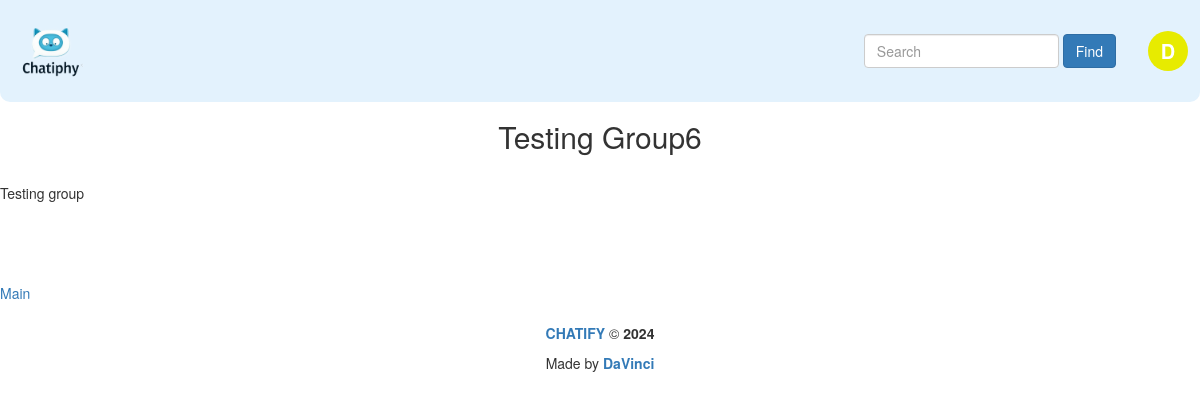
Page /groups/testing-group6 (signed in) on the earlier database version.
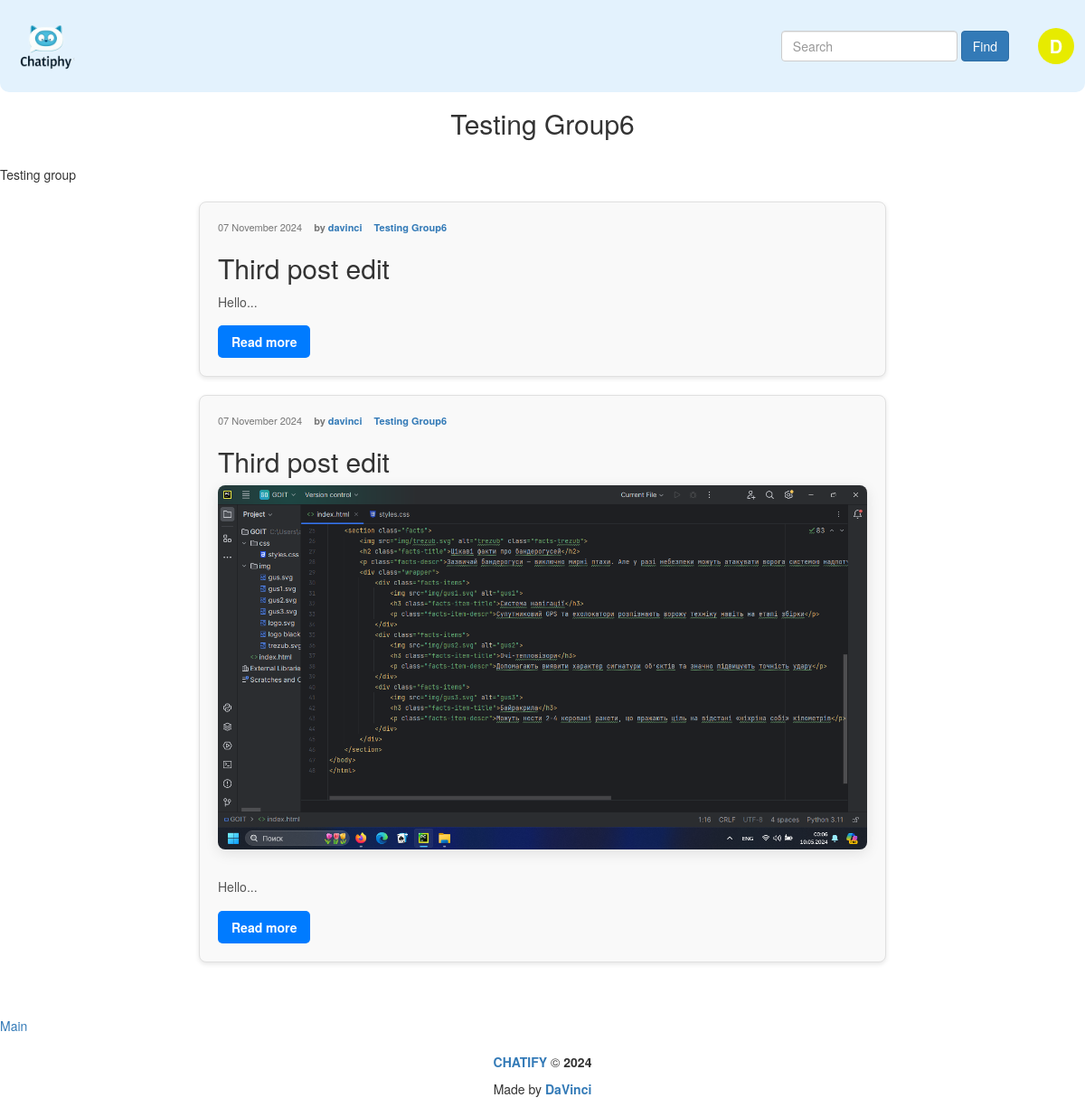
Same page on the later database version.
### post_maker/models.py (models this page shows, shortened)
class Post(models.Model):
    title = models.CharField(
        max_length=250,
        default=''
    )
    text = models.TextField(
        help_text="Enter the text of post"
    )
    slug = models.SlugField(
        max_length=200,
        blank=True
    )
    created = models.DateTimeField(
        auto_now_add=True
    )
    pub_date = models.DateTimeField(
        auto_now_add=True,
    )
    updated = models.DateTimeField(
        auto_now=True
    )
    author = models.ForeignKey(
        User,
        on_delete=models.CASCADE,
        verbose_name="Author",
        related_name="posts"
    )
    group = models.ForeignKey(
        Group,
        on_delete=models.SET_NULL,
        related_name="posts",
        blank=True,
        null=True,
        verbose_name="Group",
        help_text="Choose the group"
    )
    image = models.ImageField(
        "Post Image",
        upload_to="post_maker/img",
        blank=True
    )
    class Meta:
        ordering = ('-pub_date',)
        indexes = [
            models.Index(fields=['-pub_date'])
        ]
        verbose_name = "Post"
        verbose_name_plural = "Posts"
    def get_absolute_url(self):
        return reverse("post_maker:post_detail", args=[self.pk, self.slug])

class Group(models.Model):
    title = models.CharField(max_length=200, default="")
    slug = models.SlugField(max_length=200, unique=True, blank=True)
    description = models.TextField(default="")
    def __str__(self):
        return self.title

### post_maker/views.py (the view)
# urls.py: path("groups/<slug:page>", views.group_posts_page, name="group_page"),
@login_required
def group_posts_page(request, page):
    template = "post_maker/group_posts_page.html"
    group = get_object_or_404(Group, slug=page)
    posts = Post.objects.filter(group=group).order_by("-pub_date")
    paginator = Paginator(posts, 5)
    page_number = request.GET.get('page')
    page_obj = paginator.get_page(page_number)
    context = {
        "group": group,
        "page_obj":page_obj,
    }
    return render(request, template, context)

### core/context_processors/year.py (called while the page is built)
def year(request):
    year = datetime.now().year
    return {
        "year":year,
    }

### templates/post_maker/group_posts_page.html (shortened to what this page needs)
{% extends "base.html" %}
{% block content %}
    <h2 class="block-header">{{ group.title }}</h2>
    <br>
    {{ group.description }}
    <br>
    {% include "post_maker/includes/post_list.html" %}
    <br>
    <br>
    <a href="{% url 'post_maker:index' %}">Main</a>
{% endblock %}

### templates/post_maker/includes/post_list.html
<div class="post-list">
    {% for post in page_obj %}
        <div class="post-list-item">
            <div class="post-list-meta">
                <span class="post-list-date">{{post.pub_date|date:"d E Y"}}</span>
                <span class="post-list-author">by <a href="{% url 'post_maker:profile' post.author %}">{{ post.author }}</a></span>
                {% if post.group %}
                    <span class="post-list-group"><a href="{% url 'post_maker:group_page' post.group.slug %}">{{ post.group }}</a></span>
                {% endif %}
            </div>
            {% if post.title %}
                <h2 class="post-list-title">{{ post.title }}</h2>
            {% endif %}
            {% if post.image %}
                <div class="post-image">
                    <img src="{{ post.image.url }}" alt="{{ post.title }}">
                </div>
            {% endif %}
            <p class="post-excerpt">{{ post.text|slice:":30" }}...</p>
            <a href="{{ post.get_absolute_url }}" class="read-more">Read more</a>
        </div>
    {% endfor %}
</div>

Differences in the rows shown:
added Post: pub_date "07 November 2024", author "davinci", group "Testing Group6", title "Third post edit", text "Hello"
added Post: pub_date "07 November 2024", author "davinci", group "Testing Group6", title "Third post edit", image (picture), text "Hello"
